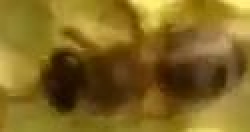
#> input picture bees/bee_0_13.jpg, 125 x 66 px (shown 2 times larger); its folder holds 4 pictures in this run
$ python dtc.py
#> lines starting #> are read from the running program, lines starting #| are printed output that depends on the picture
from sklearn.tree import DecisionTreeClassifier
from sklearn.model_selection import train_test_split
from PIL import Image
from glob import glob
from numpy import array
from random import shuffle
from sklearn.metrics import accuracy_score,confusion_matrix,classification_report


def dataset(test_size=0.20):

#> called with test_size = 0.2
	path = r'C:\Users\Danrl\Desktop\Danrley\TCC\Arduino sensors\monitoringSystem\bees'
	files = glob(f'{path}\\*.jpg')
	shuffle(files)
	newSize = (48, 48)
	X = []
	y = []
	for imgSource in files:
		img = Image.open(imgSource)
#> img is the input picture: PIL image 125x66 RGB; mean R, G, B 129.2, 103.3, 34.3
		img2arr = array(img.resize(newSize))
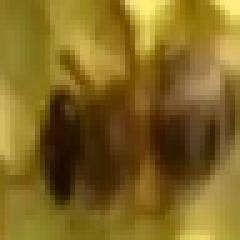
#> img2arr: shape (48, 48, 3) (shown 5 times larger); mean R, G, B 129.2, 103.3, 34.3
		X.append(img2arr)
		if 'bee_0' in imgSource:
			y.append(0)
		else:
			y.append(1)
#> pass 2 of the loop in dataset, `for imgSource in files:`:
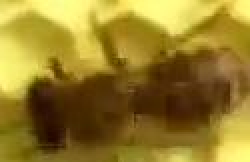
#> input picture bees/bee_0_0.jpg, 125 x 81 px (shown 2 times larger)
#> in dataset, img is the input picture: PIL image 125x81 RGB; mean R, G, B 149.1, 124.5, 42
#> in dataset, `img2arr = array(img.resize(newSize))`:
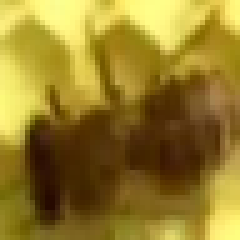
#> img2arr: shape (48, 48, 3) (shown 5 times larger); mean R, G, B 149.1, 124.5, 42
#> pass 3 of the loop in dataset, `for imgSource in files:`:
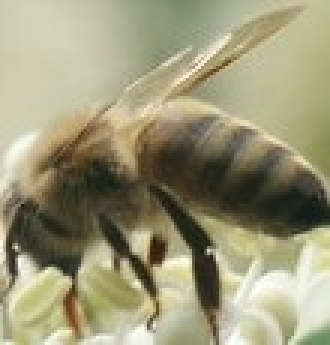
#> input picture bees/bee_0_1.jpg, 110 x 115 px (shown 3 times larger)
#> in dataset, img is the input picture: PIL image 110x115 RGB; mean R, G, B 155.3, 151.5, 120.8
#> in dataset, `img2arr = array(img.resize(newSize))`:
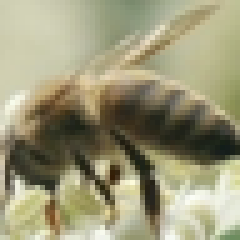
#> img2arr: shape (48, 48, 3) (shown 5 times larger); mean R, G, B 155.2, 151.5, 120.8
#> the loop made 4 passes; the first 3 are shown
	x_train, x_test, y_train, y_test = train_test_split(array(X), array(y), test_size=test_size, random_state=0)
	return array(x_train), array(y_train), array(x_test), array(y_test)

x_train, y_train, x_test, y_test = dataset()
x_train = x_train/255.0
x_test = x_test/255.0
nsamples, nx, ny, nrgb = x_train.shape
#> nsamples = 3; nx = 48; ny = 48; nrgb = 3
x_train2 = x_train.reshape((nsamples, nx*ny*nrgb))
nsamples, nx, ny, nrgb = x_test.shape
#> nsamples = 1
x_test2 = x_test.reshape((nsamples, nx*ny*nrgb))

model = DecisionTreeClassifier(random_state=0)
model.fit(x_train2, y_train.ravel())
y_pred = model.predict(x_test2)
print(classification_report(y_pred, y_test))
print(accuracy_score(y_pred, y_test))
print(confusion_matrix(y_pred, y_test))
